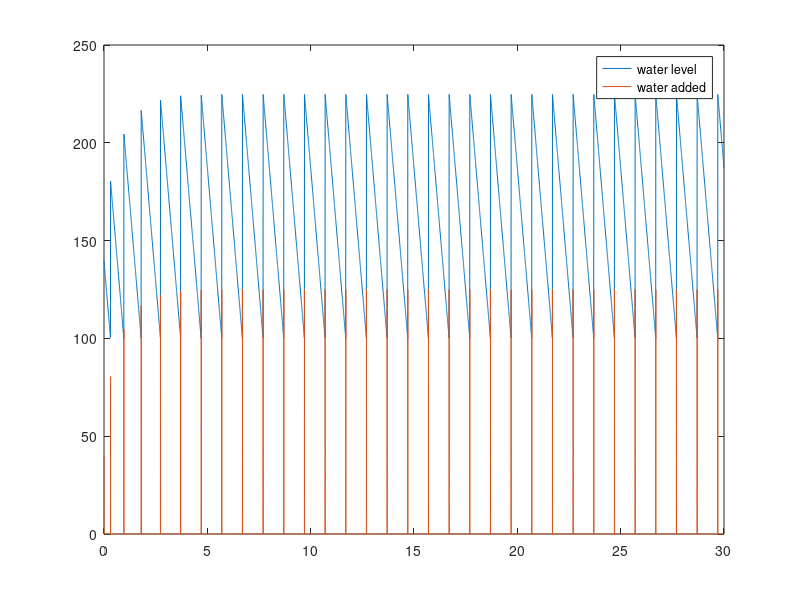
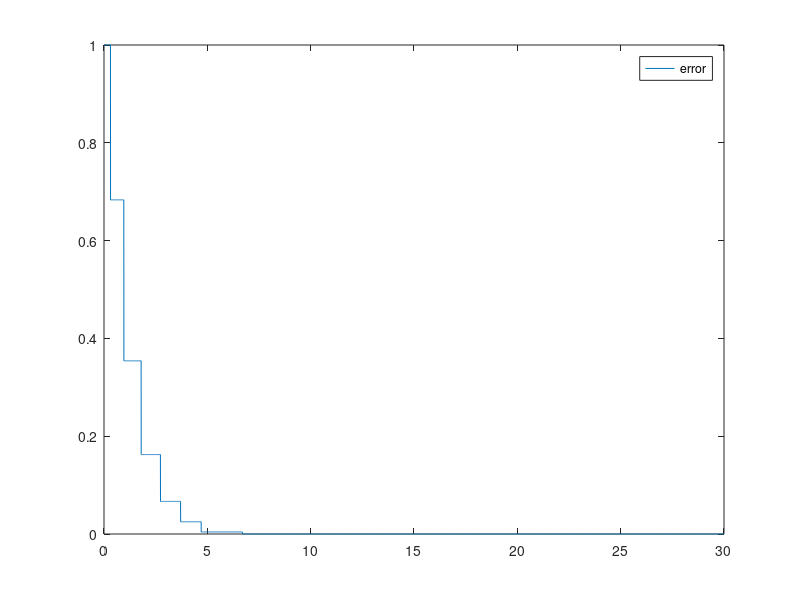

Reproduce these figures in MATLAB, in order.
# Prevent octave from thinking this is a function file
1;

clear;

# Pot parameters
global capacity = 500; # ml
global dryout_time = 24*10; # h
global evaporation_rate= capacity/(4*dryout_time); # ml/h so that it dries out in the given time

# Controller parameters
global threshold = capacity/5; # ml
global tgt_period = 24*10; # 4 days
global last_watered = 0;
global default_water = 10; #ml
global Kp = 3.0;
global Ki = 5.0;
global Kd = 0;
global Si = 0;
global last_error = 0;

# Simulation parameters
global tick_rate = 1; # 1h
end_time = tgt_period *30;

function ans = pot_level(old_level, water_added)
  global tick_rate;
  global evaporation_rate;
  water_added = max(0, water_added);
  ans = water_added + old_level - evaporation_rate* tick_rate;
endfunction

function [water_added,error] = controller(now)
  global Si;
  global Kp;
  global Ki;
  global Kd;
  global last_watered;
  global tgt_period;
  global default_water;
  global last_error;
  global tick_rate;
  # Positive error means too little water
  error = 1 - (now - last_watered)/tgt_period; 
  last_watered = now;


  water_added = (1 + Kp * error + Ki*Si + Kd*(error - last_error)/tick_rate)*default_water;
  last_error = error;
  Si = Si + error;
endfunction



t = 0:tick_rate:end_time;
w = [threshold];
wa = [];
e = [];
error = 0;
for now = 0:tick_rate:end_time
  old_level = w(size(w)(2));
  new_level = max(0, pot_level(old_level, 0));
  water_added = 0;
  
  if (new_level < threshold)
    [water_added,error] = controller(now);
    new_level = max(0, pot_level(old_level, water_added));
  endif
  wa = [wa, water_added];
  w = [w, new_level];
  e = [e, error];
endfor

w=w(2:end);
t=t/tgt_period;


figure(1);
plot(t, w, "-;water level;", t, wa, "-;water added;")
figure(2)
plot(t, e, "-;error;")
